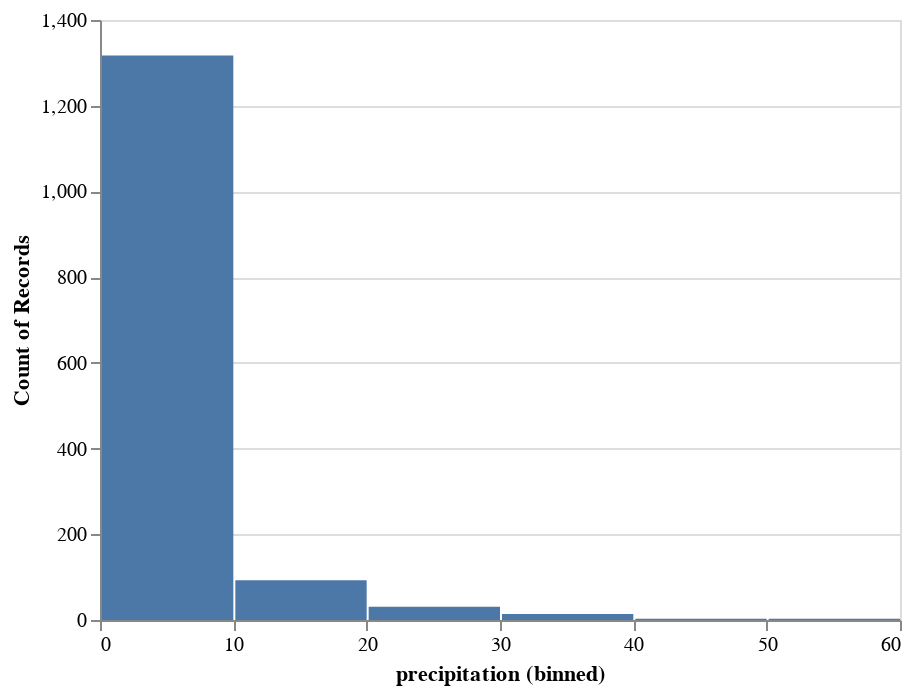

Write notebook code for a chart like this one.
### Code cell
alt.Chart(df).mark_bar().encode(
    alt.X('precipitation', bin=True),
    y='count()'
)

### Figure 1 — Vega-Lite specification as saved in the notebook (floating-point values rounded to 4 significant figures; data arrays with more than 128 entries replaced by an {"elided": "..."} marker saying what was removed)
{"config": {"view": {"continuousWidth": 400, "continuousHeight": 300}}, "data": {"name": "data-830c39fec90146253fb06a06c26374ef"}, "mark": "bar", "encoding": {"x": {"type": "quantitative", "bin": true, "field": "precipitation"}, "y": {"type": "quantitative", "aggregate": "count"}}, "$schema": "https://vega.github.io/schema/vega-lite/v4.0.2.json", "datasets": {"data-830c39fec90146253fb06a06c26374ef": {"elided": "1461 records"}}}
